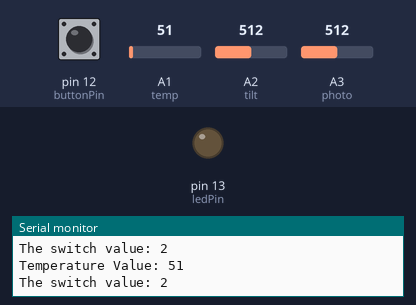
Bench run of a sketch on a simulated Arduino Uno, built with avr-gcc and run on an emulated ATmega328P. Parts: output pins drawn as LEDs (lit = HIGH), the last lines printed to the serial monitor. The test bench sets the inputs (shaded band); at power-on: pin 12 (buttonPin) HIGH, A1 (temp) = 51, A2 (tilt) = 512, A3 (photo) = 512.

Above: at 1.2 s.
1.3 s: pin 12 (buttonPin) pulled LOW for 1 s
At 3.2 s:
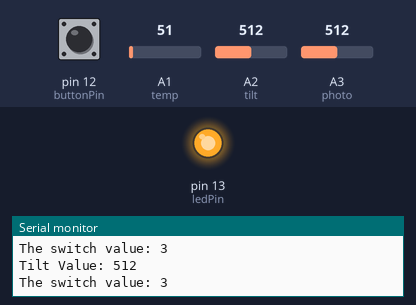
3.9 s: pin 12 (buttonPin) pulled LOW for 1 s
At 5.8 s:
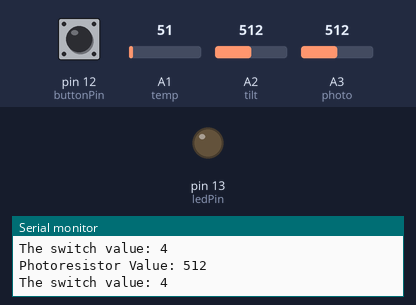
Timing chart, 0 to 7.3 s (numbered marks = the images above; inputs shaded):
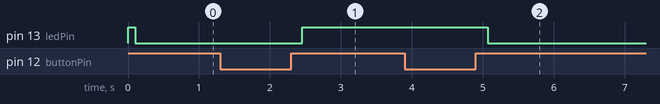

Measured:
- after the input at 1.3 s, pin 13 (ledPin): LOW → HIGH after 1.2 s
- after the input at 3.9 s, pin 13 (ledPin): HIGH → LOW after 1.2 s

The sketch:

ch3_sensor_characterization_David_Garrett__1_.ino
```cpp
// constants won't change. They're used here to set pin numbers:
const int buttonPin = 12;    // the number of the pushbutton pin
const int ledPin = 13;      // the number of the LED pin

// Variables will change:
int ledState = HIGH;         // the current state of the output pin
int buttonState;             // the current reading from the input pin
int lastButtonState = LOW;   // the previous reading from the input pin

// the following variables are unsigned longs because the time, measured in
// milliseconds, will quickly become a bigger number than can be stored in an int.
unsigned long lastDebounceTime = 0;  // the last time the output pin was toggled
unsigned long debounceDelay = 50;    // the debounce time; increase if the output flickers

int switchValue = 0;
//const char* sensor[] = {"Touch Sensor", "Temperature Sensor", "Tilt Sensor", "Photoresistor Sensor"};

int touch = A0;
int temp = A1;
int tilt = A2;
int photo = A3;

void setup() {
  pinMode(buttonPin, INPUT_PULLUP);
  pinMode(ledPin, OUTPUT);

  // set initial LED state
  digitalWrite(ledPin, ledState);
  Serial.begin(9600);
}

void loop() {
  //////////////////
  //debounce///////
  /////////////////
  // read the state of the switch into a local variable:
  int reading = digitalRead(buttonPin);

  // check to see if you just pressed the button
  // (i.e. the input went from LOW to HIGH), and you've waited long enough
  // since the last press to ignore any noise:

  // If the switch changed, due to noise or pressing:
  if (reading != lastButtonState) {
    // reset the debouncing timer
    lastDebounceTime = millis();
  }

  if ((millis() - lastDebounceTime) > debounceDelay) {
    // whatever the reading is at, it's been there for longer than the debounce
    // delay, so take it as the actual current state:

    // if the button state has changed:
    if (reading != buttonState) {
      buttonState = reading;

      // only toggle the LED if the new button state is HIGH
      if (buttonState == HIGH) {
        ledState = !ledState;
        switchValue += 1;
      }
    }
  }

  // set the LED:
  digitalWrite(ledPin, ledState);

  // save the reading. Next time through the loop, it'll be the lastButtonState:
  lastButtonState = reading;
  Serial.print("The switch value: ");
  Serial.println(switchValue);
  delay(100);

  switch(switchValue) {
    case 1: {
      Serial.print("The switch value: ");
      Serial.println(switchValue);
      int touchValue = (analogRead(touch));
      Serial.print("Touch Value: ");
      Serial.println(touchValue);
      delay(30);
      break; }
    case 2: {
      Serial.print("The switch value: ");
      Serial.println(switchValue);
      Serial.print("Temperature Value: ");
      int tempValue = (analogRead(temp));
      Serial.println(tempValue);
      delay(30);
      break; }
    case 3: {
      Serial.print("The switch value: ");
      Serial.println(switchValue);
      Serial.print("Tilt Value: ");
      int tiltValue = (analogRead(tilt));
      Serial.println(tiltValue);
      delay(30);
      break; }
    case 4: {
      Serial.print("The switch value: ");
      Serial.println(switchValue);
      Serial.print("Photoresistor Value: ");
      int photoValue = (analogRead(photo));
      Serial.println(photoValue);
      delay(30);
      break; }
    default: {
      Serial.print("Hello why is this not working?");
      switchValue = 1;
      break;
    }

  }
}
```
